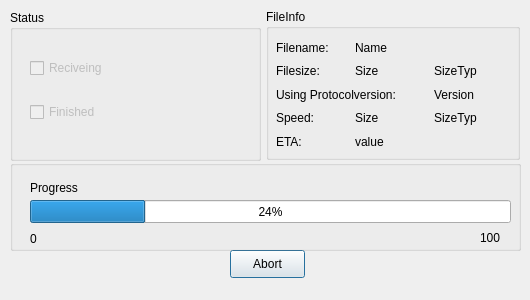
<?xml version="1.0" encoding="UTF-8"?>
<ui version="4.0">
 <class>form_FileRecive</class>
 <widget class="QDialog" name="form_FileRecive">
  <property name="geometry">
   <rect>
    <x>0</x>
    <y>0</y>
    <width>530</width>
    <height>300</height>
   </rect>
  </property>
  <property name="minimumSize">
   <size>
    <width>530</width>
    <height>300</height>
   </size>
  </property>
  <property name="maximumSize">
   <size>
    <width>530</width>
    <height>300</height>
   </size>
  </property>
  <property name="sizeIncrement">
   <size>
    <width>530</width>
    <height>300</height>
   </size>
  </property>
  <property name="windowTitle">
   <string>File Download</string>
  </property>
  <property name="windowIcon">
   <iconset resource="resourcen.qrc">
    <normaloff>:/icons/download.png</normaloff>:/icons/download.png</iconset>
  </property>
  <property name="locale">
   <locale language="English" country="UnitedStates"/>
  </property>
  <widget class="QGroupBox" name="groupBox_2">
   <property name="geometry">
    <rect>
     <x>10</x>
     <y>10</y>
     <width>251</width>
     <height>151</height>
    </rect>
   </property>
   <property name="title">
    <string>Status</string>
   </property>
   <widget class="QWidget" name="layoutWidget">
    <property name="geometry">
     <rect>
      <x>20</x>
      <y>30</y>
      <width>145</width>
      <height>100</height>
     </rect>
    </property>
    <layout class="QVBoxLayout" name="verticalLayout">
     <item>
      <widget class="QCheckBox" name="checkBox_3">
       <property name="enabled">
        <bool>false</bool>
       </property>
       <property name="text">
        <string>Reciveing</string>
       </property>
      </widget>
     </item>
     <item>
      <widget class="QCheckBox" name="checkBox_4">
       <property name="enabled">
        <bool>false</bool>
       </property>
       <property name="text">
        <string>Finished</string>
       </property>
      </widget>
     </item>
    </layout>
   </widget>
  </widget>
  <widget class="QGroupBox" name="groupBox_3">
   <property name="geometry">
    <rect>
     <x>266</x>
     <y>9</y>
     <width>254</width>
     <height>151</height>
    </rect>
   </property>
   <property name="title">
    <string>FileInfo</string>
   </property>
   <widget class="QWidget" name="layoutWidget2">
    <property name="geometry">
     <rect>
      <x>10</x>
      <y>30</y>
      <width>231</width>
      <height>111</height>
     </rect>
    </property>
    <layout class="QGridLayout" name="gridLayout">
     <item row="0" column="0">
      <widget class="QLabel" name="label">
       <property name="text">
        <string>Filename:</string>
       </property>
      </widget>
     </item>
     <item row="0" column="1">
      <widget class="QLabel" name="label_4">
       <property name="text">
        <string>Name</string>
       </property>
      </widget>
     </item>
     <item row="1" column="0">
      <widget class="QLabel" name="label_5">
       <property name="text">
        <string>Filesize:</string>
       </property>
      </widget>
     </item>
     <item row="1" column="1">
      <widget class="QLabel" name="label_6">
       <property name="text">
        <string>Size</string>
       </property>
      </widget>
     </item>
     <item row="1" column="2">
      <widget class="QLabel" name="gitCommitHashLabel">
       <property name="text">
        <string>SizeTyp</string>
       </property>
      </widget>
     </item>
     <item row="2" column="0" colspan="2">
      <widget class="QLabel" name="label_9">
       <property name="text">
        <string>Using Protocolversion:</string>
       </property>
      </widget>
     </item>
     <item row="2" column="2">
      <widget class="QLabel" name="label_10">
       <property name="text">
        <string>Version</string>
       </property>
      </widget>
     </item>
     <item row="3" column="0">
      <widget class="QLabel" name="label_13">
       <property name="text">
        <string>Speed:</string>
       </property>
      </widget>
     </item>
     <item row="3" column="1">
      <widget class="QLabel" name="label_11">
       <property name="text">
        <string>Size</string>
       </property>
      </widget>
     </item>
     <item row="3" column="2">
      <widget class="QLabel" name="label_12">
       <property name="text">
        <string>SizeTyp</string>
       </property>
      </widget>
     </item>
     <item row="4" column="0">
      <widget class="QLabel" name="label_14">
       <property name="text">
        <string>ETA:</string>
       </property>
      </widget>
     </item>
     <item row="4" column="1">
      <widget class="QLabel" name="label_15">
       <property name="text">
        <string>value</string>
       </property>
      </widget>
     </item>
    </layout>
   </widget>
  </widget>
  <widget class="QPushButton" name="pushButton">
   <property name="geometry">
    <rect>
     <x>230</x>
     <y>250</y>
     <width>75</width>
     <height>28</height>
    </rect>
   </property>
   <property name="text">
    <string>Abort</string>
   </property>
  </widget>
  <widget class="QGroupBox" name="groupBox">
   <property name="geometry">
    <rect>
     <x>10</x>
     <y>160</y>
     <width>511</width>
     <height>91</height>
    </rect>
   </property>
   <property name="title">
    <string/>
   </property>
   <widget class="QLabel" name="label_2">
    <property name="geometry">
     <rect>
      <x>20</x>
      <y>20</y>
      <width>56</width>
      <height>15</height>
     </rect>
    </property>
    <property name="text">
     <string>Progress</string>
    </property>
   </widget>
   <widget class="QProgressBar" name="progressBar">
    <property name="geometry">
     <rect>
      <x>20</x>
      <y>40</y>
      <width>481</width>
      <height>23</height>
     </rect>
    </property>
    <property name="value">
     <number>24</number>
    </property>
   </widget>
   <widget class="QLabel" name="label_3">
    <property name="geometry">
     <rect>
      <x>470</x>
      <y>70</y>
      <width>24</width>
      <height>15</height>
     </rect>
    </property>
    <property name="text">
     <string>100</string>
    </property>
   </widget>
   <widget class="QLabel" name="label_8">
    <property name="geometry">
     <rect>
      <x>20</x>
      <y>70</y>
      <width>21</width>
      <height>18</height>
     </rect>
    </property>
    <property name="text">
     <string>0</string>
    </property>
   </widget>
  </widget>
 </widget>
 <resources>
  <include location="resourcen.qrc"/>
 </resources>
 <connections/>
</ui>
